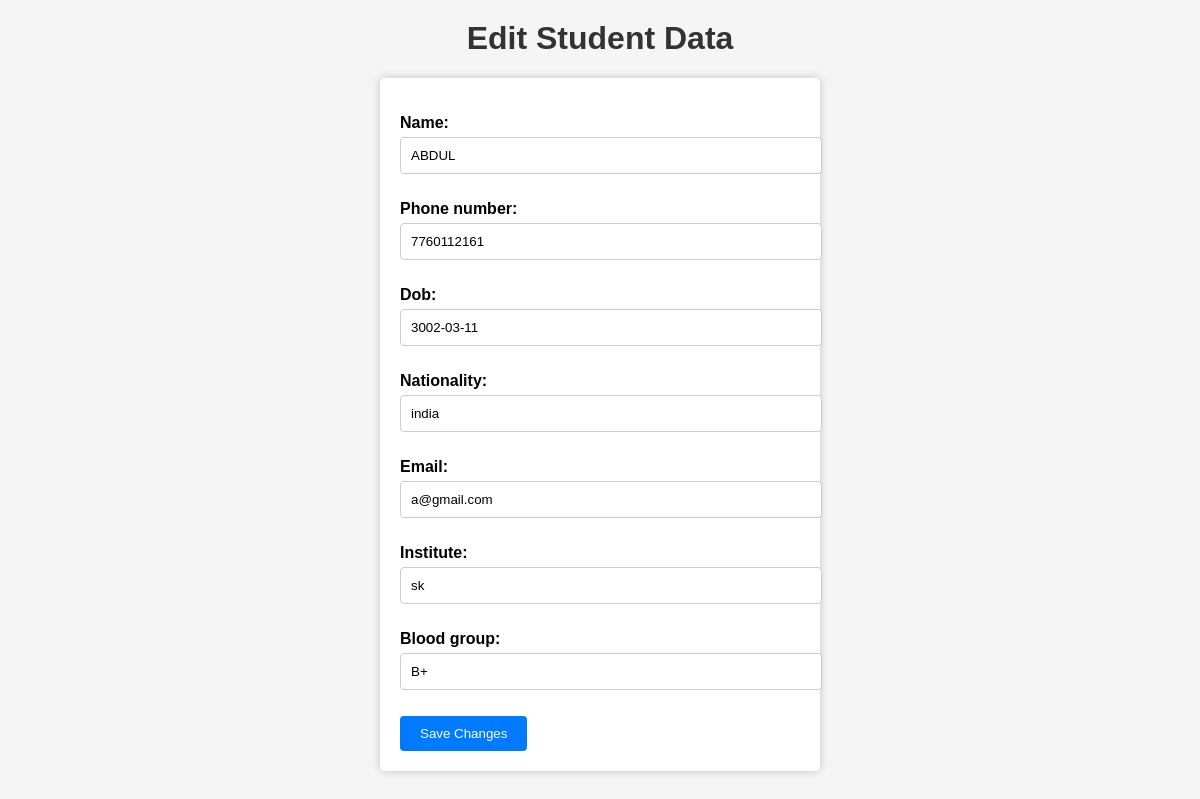
The page /edit_student/1/ on the database its author committed.
### myapp/models.py (models this page shows, shortened)
class Studentdetail(models.Model):
    Id = models.CharField(max_length=20, primary_key=True)
    name = models.CharField(max_length=100)
    phone_number = models.CharField(max_length=20)
    dob = models.DateField()
    nationality = models.CharField(max_length=20)
    email = models.EmailField()
    institute = models.CharField(max_length=100)
    blood_group = models.CharField(max_length=10)

### myapp/views.py (the view)
# urls.py: path('edit_student/<int:student_id>/', views.edit_student, name='edit_student'),
def edit_student(request, student_id):
    student = get_object_or_404(Studentdetail, Id=student_id)
    if request.method == 'POST':
        form = StudentdetailForm(request.POST, instance=student)
        if form.is_valid():
            form.save()
            return redirect('Display')
    else:
        form = StudentdetailForm(instance=student)
    return render(request, 'edit_student.html', {'student': student, 'form': form})

### myapp/forms.py
class StudentdetailForm(forms.ModelForm):
    class Meta:
        model = Studentdetail
        fields = ['name', 'phone_number', 'dob', 'nationality', 'email', 'institute', 'blood_group']

### templates/edit_student.html (shortened to what this page needs)
<!DOCTYPE html>
<html>
<head>
</head>
<body>
    <h1>Edit Student Data</h1>
    <form method="post">
        {{ form.as_p }}
        <button type="submit">Save Changes</button>
    </form>
</body>
</html>

### templates/edit_student.html (style rules this page uses)
body { font-family: Arial, sans-serif; background-color: #f5f5f5; }
h1 { text-align: center; color: #333; margin-top: 20px; }
form { max-width: 400px; margin: 0 auto; padding: 20px; background-color: #fff; border-radius: 5px; box-shadow: 0 0 10px rgba(0, 0, 0, 0.2); }
label { display: block; margin-bottom: 5px; font-weight: bold; }
input[type="text"], input[type="email"], input[type="tel"], input[type="date"] { width: 100%; padding: 10px; margin-bottom: 10px; border: 1px solid #ccc; border-radius: 4px; }
button[type="submit"] { background-color: #007BFF; color: #fff; padding: 10px 20px; border: none; border-radius: 4px; cursor: pointer; }

### rows shown on the page
Studentdetail: name "ABDUL", phone_number "7760112161", dob "3002-03-11", nationality "india", email "a@gmail.com", institute "sk", blood_group "B+"
